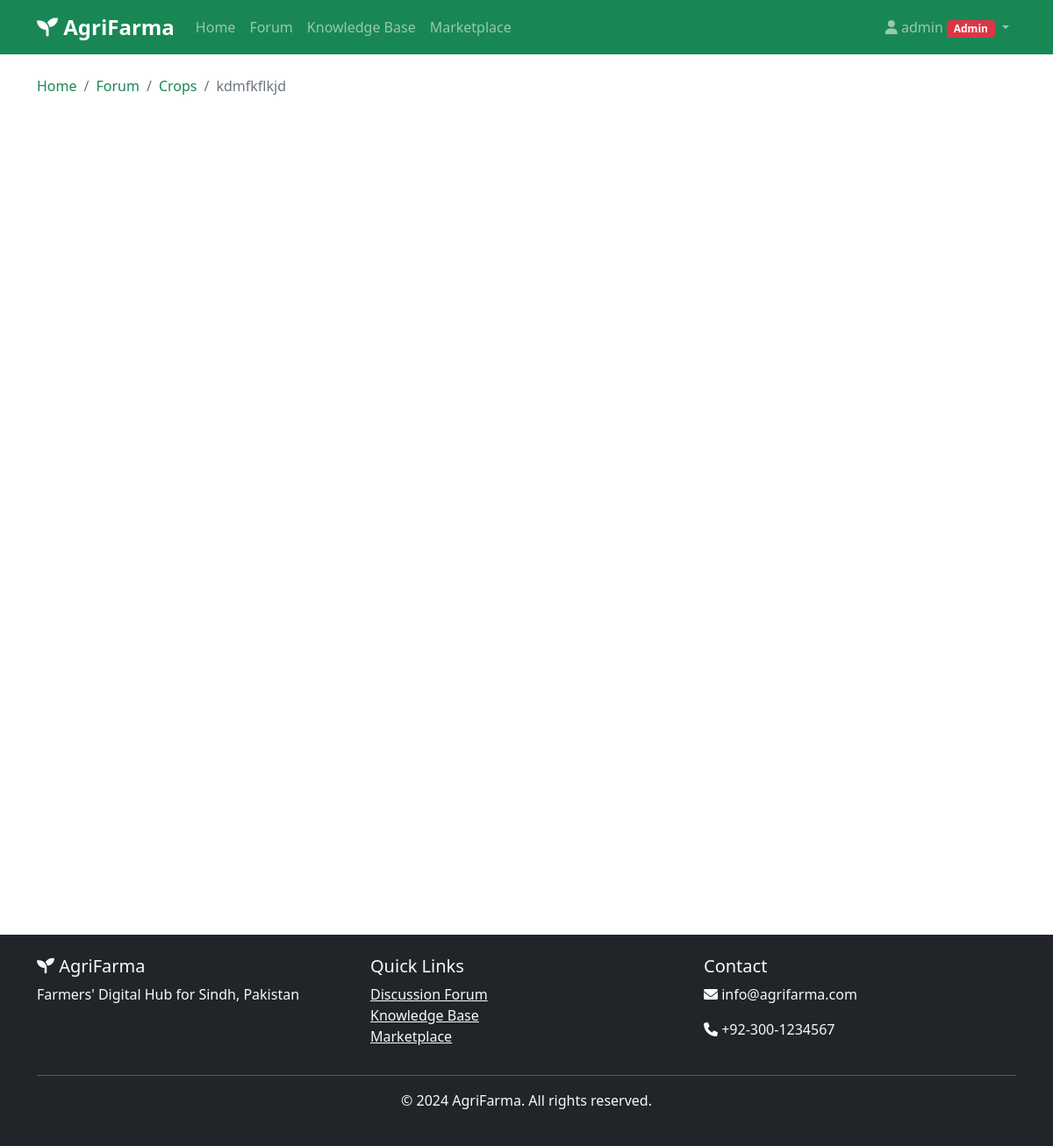
The app's page /forum/thread/1 (signed in) with its own data.
### app.py (models this page shows)
class User(UserMixin, db.Model):
    id = db.Column(db.Integer, primary_key=True)
    username = db.Column(db.String(80), unique=True, nullable=False)
    email = db.Column(db.String(120), unique=True, nullable=False)
    password_hash = db.Column(db.String(128))
    profession = db.Column(db.String(100))
    expertise_level = db.Column(db.String(20))
    location = db.Column(db.String(200))
    profile_picture = db.Column(db.String(200))
    is_admin = db.Column(db.Boolean, default=False)
    is_consultant = db.Column(db.Boolean, default=False)
    created_at = db.Column(db.DateTime, default=datetime.datetime.utcnow)
    threads = db.relationship('ForumThread', backref='author', lazy=True, foreign_keys='ForumThread.user_id')
    posts = db.relationship('ForumPost', backref='author', lazy=True, foreign_keys='ForumPost.user_id')
    blog_posts = db.relationship('BlogPost', backref='author', lazy=True)
    products = db.relationship('Product', backref='seller', lazy=True)
    consultant_profile = db.relationship('Consultant', backref='user', uselist=False)

class ForumCategory(db.Model):
    id = db.Column(db.Integer, primary_key=True)
    name = db.Column(db.String(100), nullable=False)
    description = db.Column(db.Text)
    parent_id = db.Column(db.Integer, db.ForeignKey('forum_category.id'), nullable=True)
    threads = db.relationship('ForumThread', backref='category', lazy=True)

class ForumThread(db.Model):
    id = db.Column(db.Integer, primary_key=True)
    title = db.Column(db.String(200), nullable=False)
    category_id = db.Column(db.Integer, db.ForeignKey('forum_category.id'), nullable=False)
    user_id = db.Column(db.Integer, db.ForeignKey('user.id'), nullable=False)
    created_at = db.Column(db.DateTime, default=datetime.datetime.utcnow)
    updated_at = db.Column(db.DateTime, default=datetime.datetime.utcnow)
    posts = db.relationship('ForumPost', backref='thread', lazy=True, cascade='all, delete-orphan')

### app.py (the view)
@app.route('/forum/thread/<int:thread_id>')
def forum_thread(thread_id):
    thread = ForumThread.query.options(joinedload(ForumThread.author))\
                             .get_or_404(thread_id)
    posts = ForumPost.query.filter_by(thread_id=thread_id)\
                          .options(joinedload(ForumPost.author))\
                          .order_by(ForumPost.created_at)\
                          .all()
    return render_template('forum/post.html', thread=thread, posts=posts)

### app.py (called while the page is built)
@login_manager.user_loader
def load_user(user_id):
    return User.query.get(int(user_id))

@app.template_filter('time_ago')
def time_ago_filter(value):
    if not value:
        return "Unknown"
    now = datetime.datetime.now()
    diff = now - value
    if diff.days > 365:
        return f"{diff.days // 365} years ago"
    elif diff.days > 30:
        return f"{diff.days // 30} months ago"
    elif diff.days > 0:
        return f"{diff.days} days ago"
    elif diff.seconds > 3600:
        return f"{diff.seconds // 3600} hours ago"
    elif diff.seconds > 60:
        return f"{diff.seconds // 60} minutes ago"
    else:
        return "Just now"

### templates/forum/post.html (shortened to what this page needs)
{% extends "base.html" %}
{% block content %}
<div class="container mt-4">
    <nav aria-label="breadcrumb" class="mb-4">
        <ol class="breadcrumb">
            <li class="breadcrumb-item"><a href="{{ url_for('index') }}">Home</a></li>
            <li class="breadcrumb-item"><a href="{{ url_for('forum') }}">Forum</a></li>
            <li class="breadcrumb-item"><a href="{{ url_for('forum_category', category_id=thread.category_id) }}">{{ thread.category.name }}</a></li>
            <li class="breadcrumb-item active">{{ thread.title }}</li>
        </ol>
    </nav>
</div>
{% endblock %}

### templates/base.html (shortened to what this page needs)
<!DOCTYPE html>
<html lang="en">
<head>
    <link href="https://cdn.jsdelivr.net/npm/bootstrap@5.1.3/dist/css/bootstrap.min.css" rel="stylesheet">
    <link href="https://cdnjs.cloudflare.com/ajax/libs/font-awesome/6.0.0/css/all.min.css" rel="stylesheet">
    <link href="{{ url_for('static', filename='css/style.css') }}" rel="stylesheet">
</head>
<body>
    <nav class="navbar navbar-expand-lg navbar-dark bg-success">
        <div class="container">
            <a class="navbar-brand" href="{{ url_for('index') }}">
                <i class="fas fa-seedling"></i> AgriFarma
            </a>
            <div class="collapse navbar-collapse" id="navbarNav">
                <ul class="navbar-nav me-auto">
                    <li class="nav-item">
                        <a class="nav-link" href="{{ url_for('index') }}">Home</a>
                    </li>
                    <li class="nav-item">
                        <a class="nav-link" href="{{ url_for('forum') }}">Forum</a>
                    </li>
                    <li class="nav-item">
                        <a class="nav-link" href="{{ url_for('blog') }}">Knowledge Base</a>
                    </li>
                    <li class="nav-item">
                        <a class="nav-link" href="{{ url_for('marketplace') }}">Marketplace</a>
                    </li>
                </ul>
                <ul class="navbar-nav">
                    {% if current_user.is_authenticated %}
                    <li class="nav-item dropdown">
                        <a class="nav-link dropdown-toggle" href="#" id="navbarDropdown" role="button"
                            data-bs-toggle="dropdown">
                            <i class="fas fa-user"></i> {{ current_user.username }}
                            {% if current_user.is_admin %}
                            <span class="badge bg-danger">Admin</span>
                            {% endif %}
                        </a>
                    </li>
                    {% endif %}
                </ul>
            </div>
        </div>
    </nav>
    <main>
        {% block content %}{% endblock %}
    </main>
    <footer class="bg-dark text-light mt-5 py-4">
        <div class="container">
            <div class="row">
                <div class="col-md-4">
                    <h5><i class="fas fa-seedling"></i> AgriFarma</h5>
                    <p>Farmers' Digital Hub for Sindh, Pakistan</p>
                </div>
                <div class="col-md-4">
                    <h5>Quick Links</h5>
                    <ul class="list-unstyled">
                        <li><a href="{{ url_for('forum') }}" class="text-light">Discussion Forum</a></li>
                        <li><a href="{{ url_for('blog') }}" class="text-light">Knowledge Base</a></li>
                        <li><a href="{{ url_for('marketplace') }}" class="text-light">Marketplace</a></li>
                    </ul>
                </div>
                <div class="col-md-4">
                    <h5>Contact</h5>
                    <p><i class="fas fa-envelope"></i> info@agrifarma.com</p>
                    <p><i class="fas fa-phone"></i> +92-300-1234567</p>
                </div>
            </div>
            <hr>
            <div class="text-center">
                <p>&copy; 2024 AgriFarma. All rights reserved.</p>
            </div>
        </div>
    </footer>
</body>
</html>

### static/css/style.css (style rules this page uses)
:root { --primary-color: #198754; --secondary-color: #146c43; --light-green: #d1e7dd; }
.navbar-brand { font-weight: bold; font-size: 1.5rem; }
.breadcrumb { background-color: transparent; padding: 0; }
.breadcrumb-item a { color: var(--primary-color); text-decoration: none; }
.breadcrumb-item.active { color: #6c757d; }

### records on screen
User: username "admin"
ForumCategory: category.name "Crops"
ForumThread: title "kdmfkflkjd"
